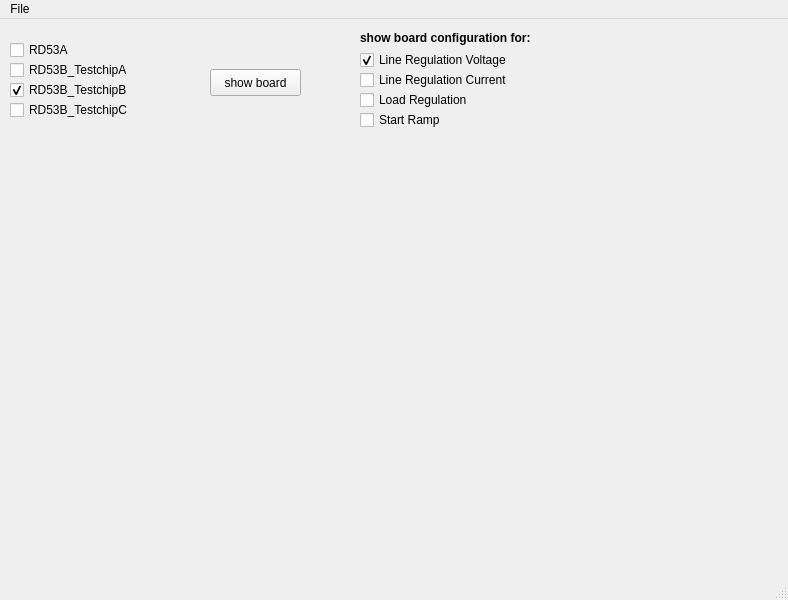
<?xml version="1.0" encoding="UTF-8"?>
<ui version="4.0">
 <class>TestBoard</class>
 <widget class="QMainWindow" name="TestBoard">
  <property name="geometry">
   <rect>
    <x>0</x>
    <y>0</y>
    <width>788</width>
    <height>600</height>
   </rect>
  </property>
  <property name="windowTitle">
   <string>Help Testboards</string>
  </property>
  <widget class="QWidget" name="centralwidget">
   <widget class="QLabel" name="label_pic">
    <property name="geometry">
     <rect>
      <x>190</x>
      <y>140</y>
      <width>400</width>
      <height>400</height>
     </rect>
    </property>
    <property name="text">
     <string/>
    </property>
   </widget>
   <widget class="QCheckBox" name="cb_rd53a">
    <property name="geometry">
     <rect>
      <x>10</x>
      <y>20</y>
      <width>181</width>
      <height>22</height>
     </rect>
    </property>
    <property name="toolTip">
     <string>&lt;html&gt;&lt;head/&gt;&lt;body&gt;&lt;p&gt;Keithley 2400 wird verwendet&lt;/p&gt;&lt;/body&gt;&lt;/html&gt;</string>
    </property>
    <property name="text">
     <string>RD53A</string>
    </property>
    <property name="checked">
     <bool>false</bool>
    </property>
   </widget>
   <widget class="QPushButton" name="show_board">
    <property name="enabled">
     <bool>true</bool>
    </property>
    <property name="geometry">
     <rect>
      <x>210</x>
      <y>50</y>
      <width>91</width>
      <height>27</height>
     </rect>
    </property>
    <property name="toolTip">
     <string>&lt;html&gt;&lt;head/&gt;&lt;body&gt;&lt;p&gt;Beendet das Programm&lt;/p&gt;&lt;/body&gt;&lt;/html&gt;</string>
    </property>
    <property name="text">
     <string>show board</string>
    </property>
   </widget>
   <widget class="QCheckBox" name="cb_rd53b_a">
    <property name="geometry">
     <rect>
      <x>10</x>
      <y>40</y>
      <width>181</width>
      <height>22</height>
     </rect>
    </property>
    <property name="toolTip">
     <string>&lt;html&gt;&lt;head/&gt;&lt;body&gt;&lt;p&gt;Keithley 2400 wird verwendet&lt;/p&gt;&lt;/body&gt;&lt;/html&gt;</string>
    </property>
    <property name="text">
     <string>RD53B_TestchipA</string>
    </property>
    <property name="checked">
     <bool>false</bool>
    </property>
   </widget>
   <widget class="QCheckBox" name="cb_rd53b_b">
    <property name="geometry">
     <rect>
      <x>10</x>
      <y>60</y>
      <width>181</width>
      <height>22</height>
     </rect>
    </property>
    <property name="toolTip">
     <string>&lt;html&gt;&lt;head/&gt;&lt;body&gt;&lt;p&gt;Keithley 2400 wird verwendet&lt;/p&gt;&lt;/body&gt;&lt;/html&gt;</string>
    </property>
    <property name="text">
     <string>RD53B_TestchipB</string>
    </property>
    <property name="checked">
     <bool>true</bool>
    </property>
   </widget>
   <widget class="QCheckBox" name="cb_rd53b_c">
    <property name="geometry">
     <rect>
      <x>10</x>
      <y>80</y>
      <width>181</width>
      <height>22</height>
     </rect>
    </property>
    <property name="toolTip">
     <string>&lt;html&gt;&lt;head/&gt;&lt;body&gt;&lt;p&gt;Keithley 2400 wird verwendet&lt;/p&gt;&lt;/body&gt;&lt;/html&gt;</string>
    </property>
    <property name="text">
     <string>RD53B_TestchipC</string>
    </property>
    <property name="checked">
     <bool>false</bool>
    </property>
   </widget>
   <widget class="QCheckBox" name="cb_linereg_vol">
    <property name="geometry">
     <rect>
      <x>360</x>
      <y>30</y>
      <width>181</width>
      <height>22</height>
     </rect>
    </property>
    <property name="toolTip">
     <string>&lt;html&gt;&lt;head/&gt;&lt;body&gt;&lt;p&gt;Keithley 2400 wird verwendet&lt;/p&gt;&lt;/body&gt;&lt;/html&gt;</string>
    </property>
    <property name="text">
     <string>Line Regulation Voltage</string>
    </property>
    <property name="checked">
     <bool>true</bool>
    </property>
   </widget>
   <widget class="QCheckBox" name="cb_loadreg">
    <property name="geometry">
     <rect>
      <x>360</x>
      <y>70</y>
      <width>151</width>
      <height>22</height>
     </rect>
    </property>
    <property name="toolTip">
     <string>&lt;html&gt;&lt;head/&gt;&lt;body&gt;&lt;p&gt;Keithley 2400 wird verwendet&lt;/p&gt;&lt;/body&gt;&lt;/html&gt;</string>
    </property>
    <property name="text">
     <string>Load Regulation</string>
    </property>
    <property name="checked">
     <bool>false</bool>
    </property>
   </widget>
   <widget class="QCheckBox" name="cb_linereg_curr">
    <property name="geometry">
     <rect>
      <x>360</x>
      <y>50</y>
      <width>181</width>
      <height>22</height>
     </rect>
    </property>
    <property name="toolTip">
     <string>&lt;html&gt;&lt;head/&gt;&lt;body&gt;&lt;p&gt;Keithley 2400 wird verwendet&lt;/p&gt;&lt;/body&gt;&lt;/html&gt;</string>
    </property>
    <property name="text">
     <string>Line Regulation Current</string>
    </property>
    <property name="checked">
     <bool>false</bool>
    </property>
   </widget>
   <widget class="QCheckBox" name="cb_start_ramp">
    <property name="geometry">
     <rect>
      <x>360</x>
      <y>90</y>
      <width>151</width>
      <height>22</height>
     </rect>
    </property>
    <property name="toolTip">
     <string>&lt;html&gt;&lt;head/&gt;&lt;body&gt;&lt;p&gt;Keithley 2400 wird verwendet&lt;/p&gt;&lt;/body&gt;&lt;/html&gt;</string>
    </property>
    <property name="text">
     <string>Start Ramp</string>
    </property>
    <property name="checked">
     <bool>false</bool>
    </property>
   </widget>
   <widget class="QLabel" name="label_29">
    <property name="geometry">
     <rect>
      <x>360</x>
      <y>10</y>
      <width>261</width>
      <height>17</height>
     </rect>
    </property>
    <property name="font">
     <font>
      <weight>75</weight>
      <bold>true</bold>
     </font>
    </property>
    <property name="text">
     <string>show board configuration for:</string>
    </property>
   </widget>
  </widget>
  <widget class="QMenuBar" name="menubar">
   <property name="geometry">
    <rect>
     <x>0</x>
     <y>0</y>
     <width>788</width>
     <height>25</height>
    </rect>
   </property>
   <widget class="QMenu" name="menuFile">
    <property name="title">
     <string>File</string>
    </property>
    <addaction name="actionExit"/>
   </widget>
   <addaction name="menuFile"/>
  </widget>
  <widget class="QStatusBar" name="statusbar"/>
  <action name="actionExit">
   <property name="icon">
    <iconset resource="resources.qrc">
     <normaloff>:/res/close-button-icon-8.jpg.png</normaloff>:/res/close-button-icon-8.jpg.png</iconset>
   </property>
   <property name="text">
    <string>Exit</string>
   </property>
  </action>
 </widget>
 <resources>
  <include location="resources.qrc"/>
 </resources>
 <connections/>
</ui>
